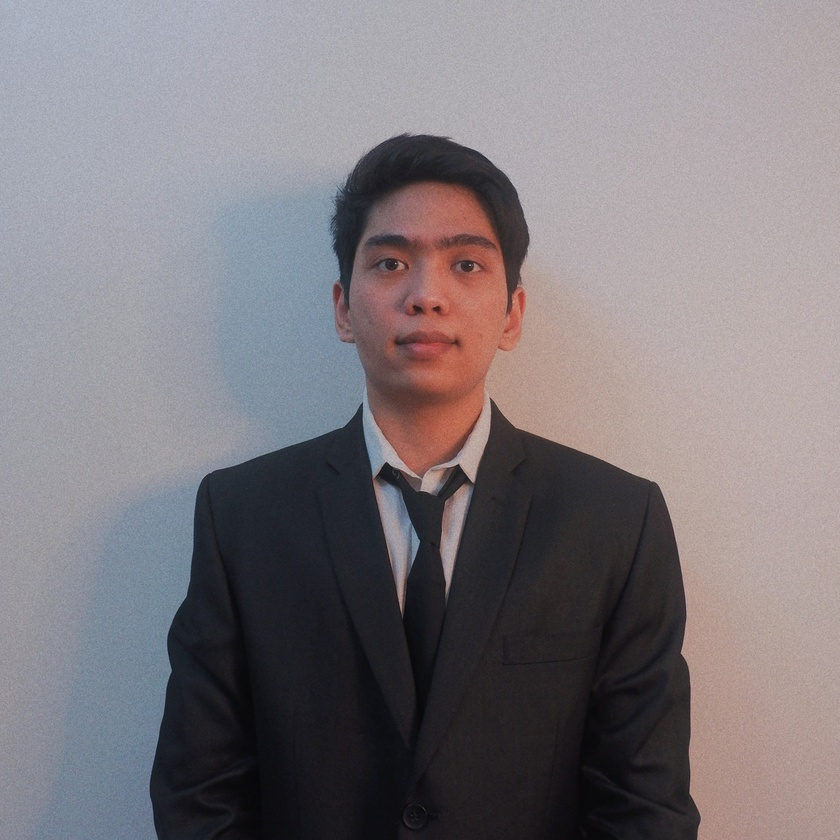
#> input picture SVD/svd.jpg, 840 x 840 px, shrunk from 3601 x 3602 before the run
$ jupyter execute SVD.ipynb
#> lines starting #> are read from the running program, lines starting #| are printed output that depends on the picture
[cell 1]
import matplotlib.pyplot as plt
import numpy as np

from PIL import Image

[cell 2]
img = Image.open('svd.jpg')
#> img is the input picture: PIL image 840x840 RGB; mean R, G, B 126.2, 120.5, 124.9
imggray = img.convert('LA')
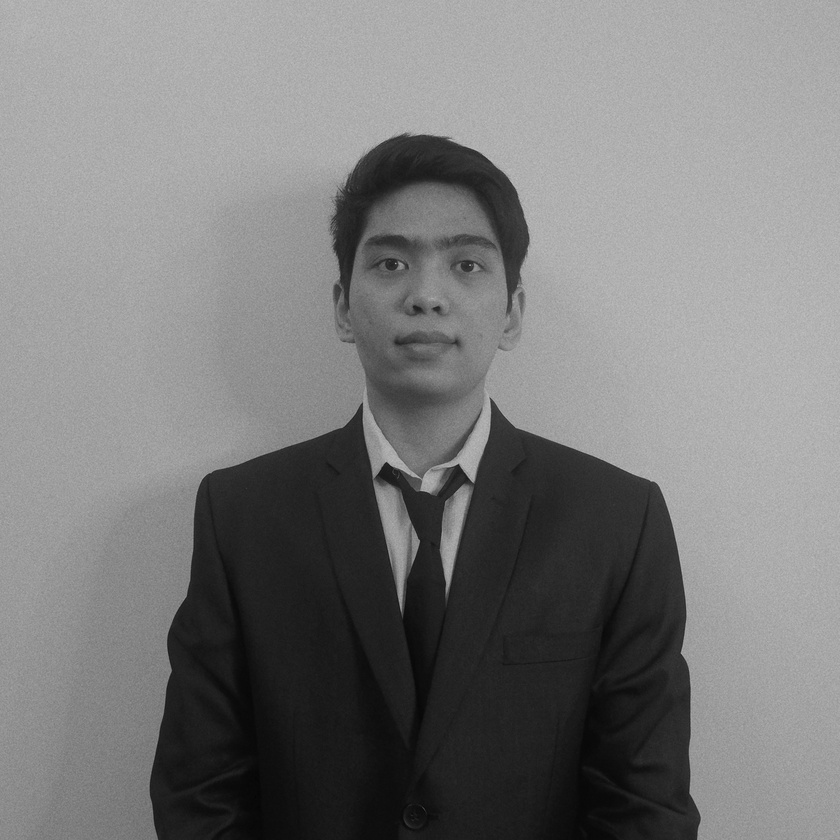
#> imggray: PIL image 840x840 LA; mean R, G, B, A 122.7, 122.7, 122.7, 255

plt.figure(figsize=(9,6))
plt.imshow(imggray)

[cell 3]
imgmat = np.array(list(imggray.getdata(band=0)), float)
imgmat.shape = (imggray.size[1], imggray.size[0])
imgmat = np.matrix(imgmat)
plt.figure(figsize=(9,6))
plt.imshow(imgmat, cmap='gray');

[cell 4]
U, sigma, V = np.linalg.svd(imgmat)
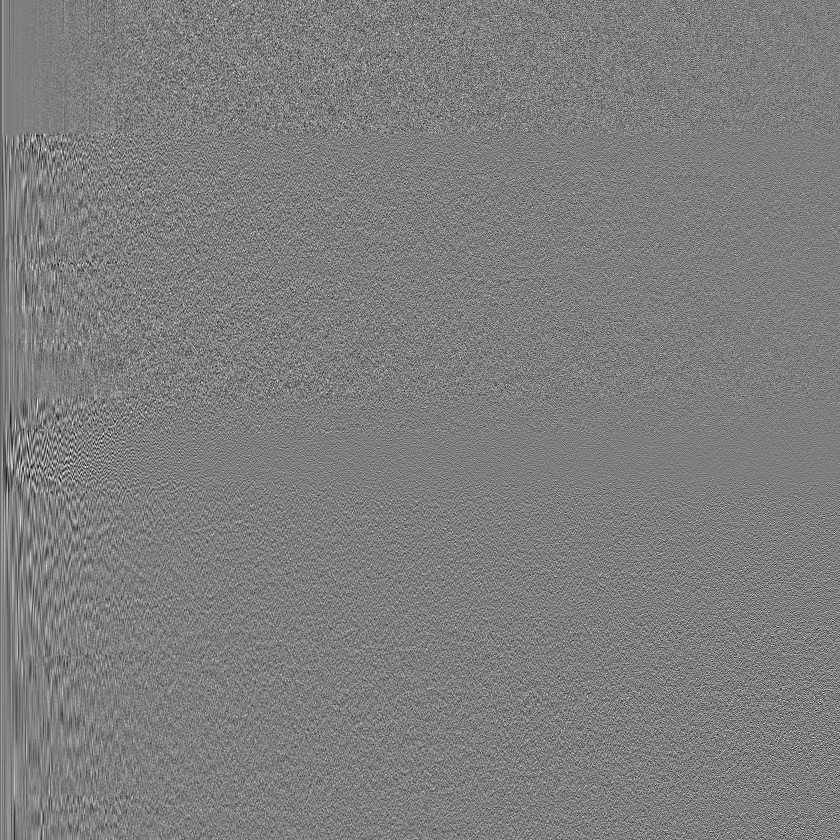
#> U: shape (840, 840) float64; min -0.196, max 0.199, mean -2.74e-05; drawn with min black and max white
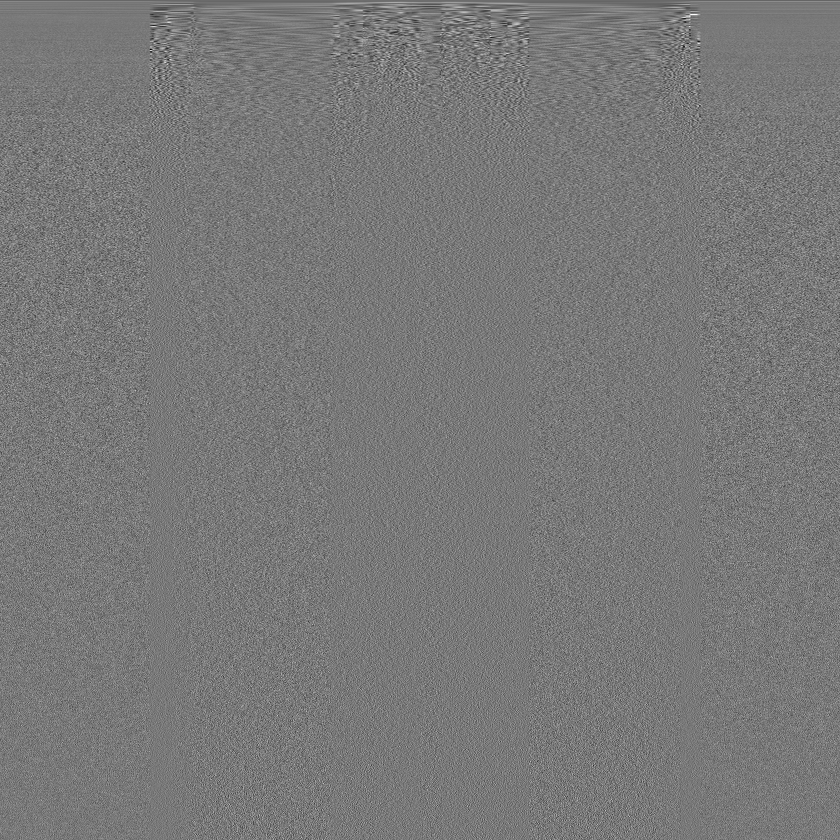
#> V: shape (840, 840) float64; min -0.273, max 0.303, mean -4.15e-05; drawn with min black and max white
#> sigma = 840 values, max 110624.7 at index 0, min 0.0185 at index 839, mean 346

[cell 5]
reconstimg = np.matrix(U[:, :1]) * np.diag(sigma[:1]) * np.matrix(V[:1, :])
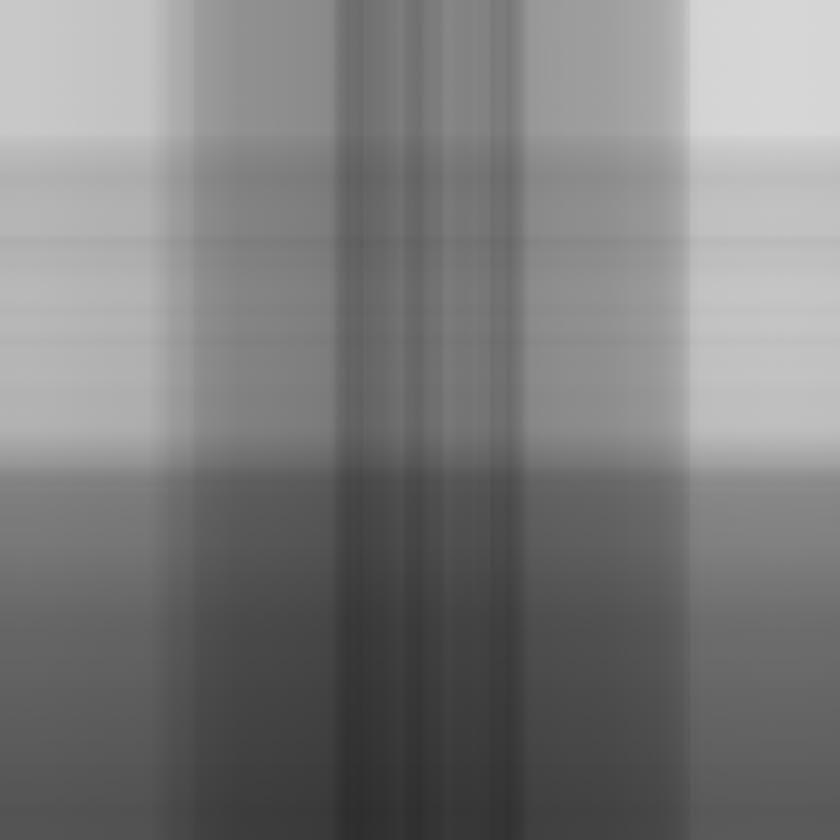
#> reconstimg: shape (840, 840) float64; min 45.21, max 215.4, mean 124.1
plt.imshow(reconstimg, cmap='gray');

[cell 6]
for i in range(2, 4):
    reconstimg = np.matrix(U[:, :i]) * np.diag(sigma[:i]) * np.matrix(V[:i, :])
    plt.imshow(reconstimg, cmap='gray')
    title = "n = %s" % i
    plt.title(title)
    plt.show()

[cell 7]
for i in range(5, 51, 5):
    reconstimg = np.matrix(U[:, :i]) * np.diag(sigma[:i]) * np.matrix(V[:i, :])
    plt.imshow(reconstimg, cmap='gray')
    title = "n = %s" % i
    plt.title(title)
    plt.show()
#> this loop made 10 passes
#> pass 1, `reconstimg = np.matrix(U[:, :i]) * np.diag(sigma[:i]) * np.matrix(V[:i..`:
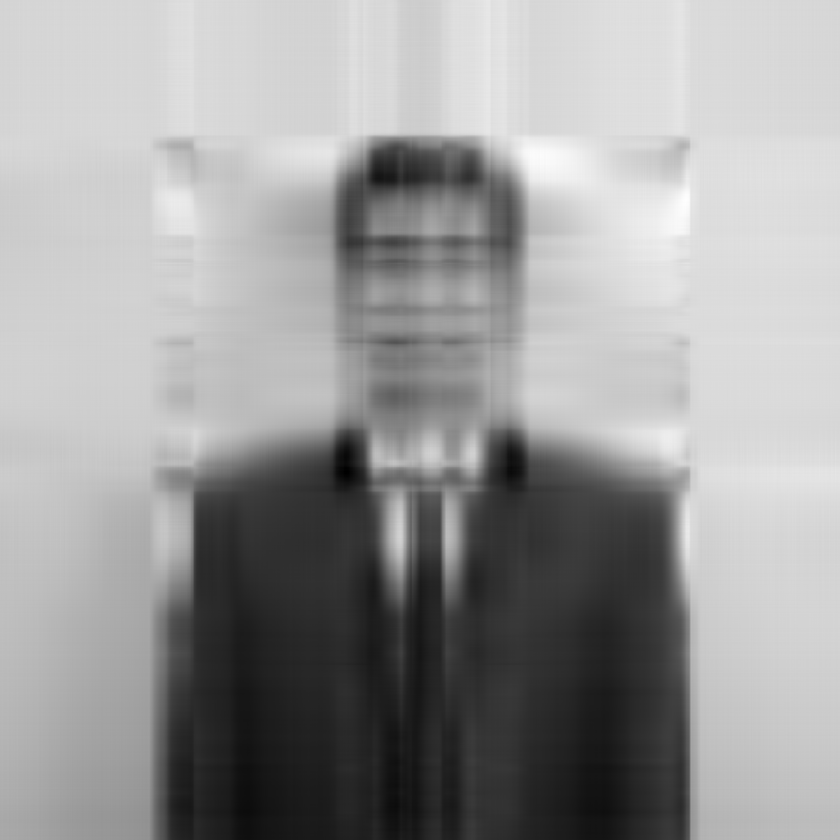
#> reconstimg: shape (840, 840) float64; min -5.69, max 205.2, mean 122.7; drawn with min black and max white
#> pass 2, `reconstimg = np.matrix(U[:, :i]) * np.diag(sigma[:i]) * np.matrix(V[:i..`:
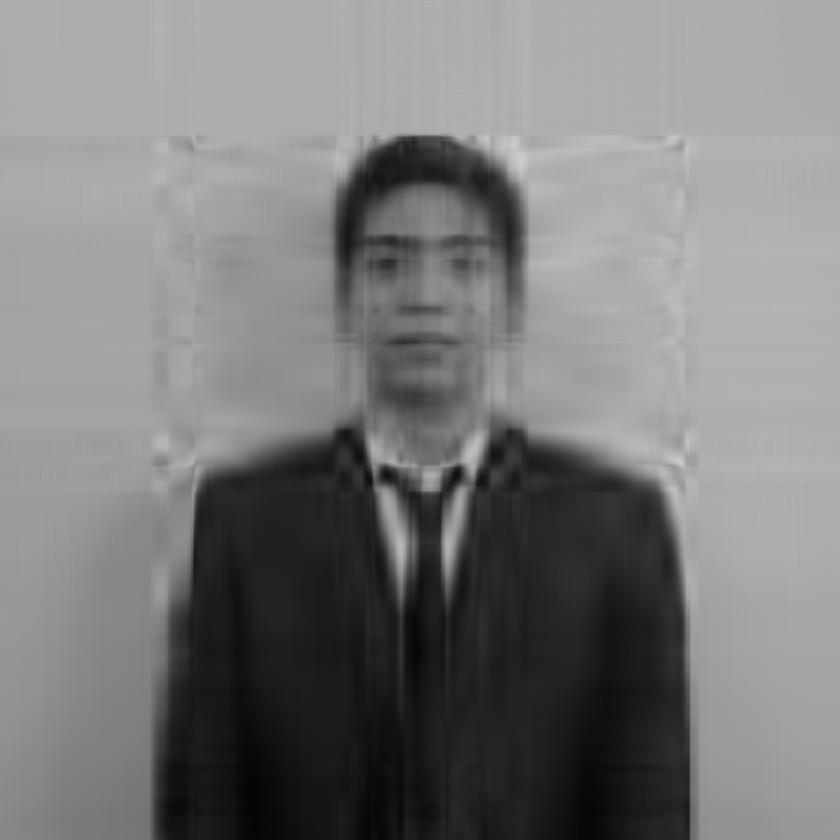
#> reconstimg: shape (840, 840) float64; min 3.95, max 204.3, mean 122.7
